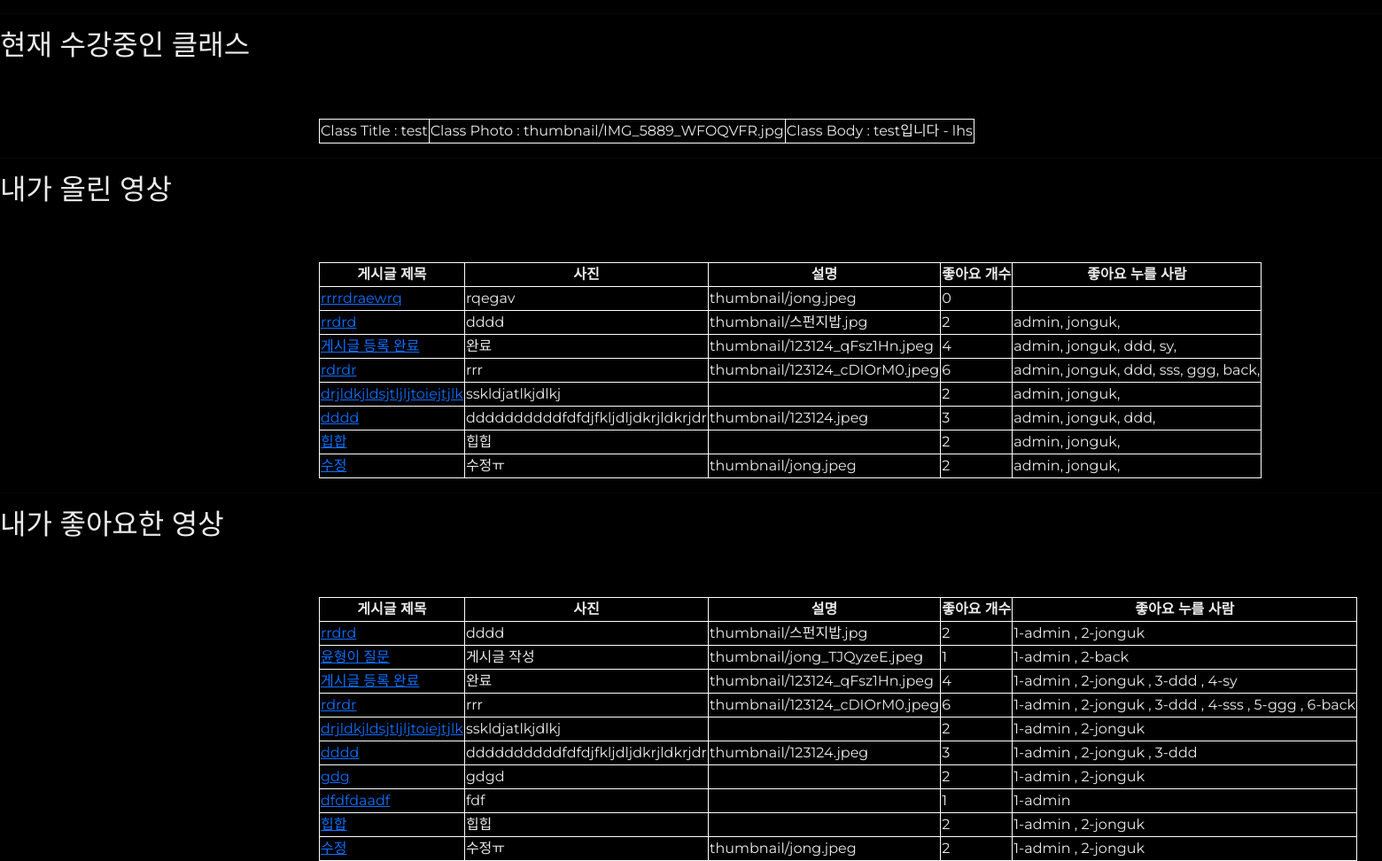
Before: /mypage/1 (signed in, middle part) with the older database file.
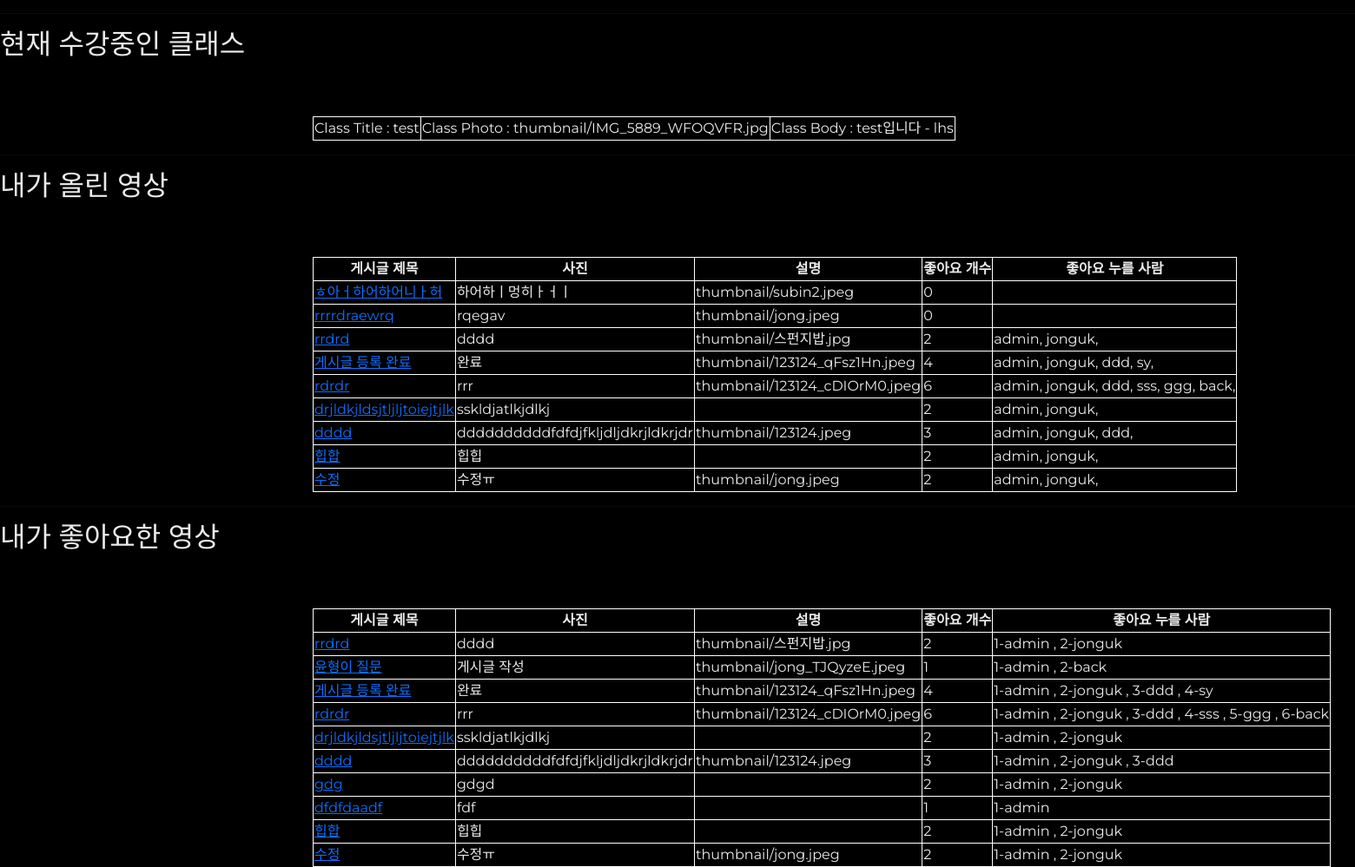
After: the same page with the newer database file.
### danceapp/models.py (models this page shows, shortened)
class Course(models.Model):
    userId = models.ForeignKey(userProfile, on_delete=models.CASCADE)
    title = models.CharField(max_length=200) # 제목
    body = models.TextField() # 게시물 설명
    uploadDate = models.DateTimeField(auto_now_add=True) # 처음 업로드 시간
    updateDate = models.DateTimeField(auto_now=True) # 수정 시간
    photo = models.ImageField(blank=True, null=True, upload_to='thumbnail') # 썸네일 # upload_to : static/blog_photo 로 저장해줘
    video = models.FileField(blank=True, null=True, upload_to='video') # 배포시에는 models.FilePathField()사용
    genreName = models.ForeignKey(Genre, null=True, on_delete=models.CASCADE) # 장르
    likes_user = models.ManyToManyField(userProfile, related_name='course_likes', blank=True) # 좋아요 누른 사람
    likes_count = models.PositiveIntegerField(default=0)
    register_user = models.ManyToManyField(userProfile, related_name='register_user', blank=True)
    register_count = models.PositiveIntegerField(default=0)
    maxRegCount = models.IntegerField(default=0, null=False)
    startDate = models.DateField(auto_now=False, auto_now_add=False)
    location = models.CharField(max_length=50, null=True)

class Post(models.Model):
    userId = models.ForeignKey(userProfile, on_delete=models.CASCADE) # 회원ID # User 모델의 pk를 가져옴
    title = models.CharField(max_length=200) # 제목
    body = models.TextField() # 게시물 설명
    uploadDate = models.DateTimeField(auto_now_add=True) # 처음 업로드 시간
    updateDate = models.DateTimeField(auto_now=True) # 수정 시간
    photo = models.ImageField(blank=True, null=True, upload_to='thumbnail') # 썸네일 # upload_to : static/blog_photo 로 저장해줘
    video = models.FileField(blank=True, null=True, upload_to='video') # 배포시에는 models.FilePathField()사용
    genreName = models.ForeignKey(Genre, null=True, on_delete=models.CASCADE) # 장르
    likes_user = models.ManyToManyField(userProfile, related_name='likes', blank=True) # 좋아요 누른 사람
    likes_count = models.PositiveIntegerField(default=0) # 좋아요 개수
    hits = models.PositiveIntegerField(default=0) # 조회수

### accounts/models.py (models this page shows, shortened)
class userProfile(AbstractUser):
    nickname = models.CharField(max_length=50, null=True, blank=True) # 실제 이름
    danceSkill = models.CharField(max_length=10 ,null=True, blank=True) # 상 중 하
    phoneNum = models.IntegerField(null=True, blank=True) # 핸드폰 번호
    gender = models.CharField(max_length=10 ,null=True, blank=True) # 성별
    createdAt = models.DateTimeField(auto_now_add=True) # 생성 일자
    birth = models.DateField(null=True, blank=True) # 생년월일
    profilephoto = models.ImageField(blank=True, null=True, upload_to='profilephoto') # 프사

### danceapp/views.py (the view)
# urls.py: path('mypage/<int:user_id>', views.mypage, name='mypage'),
def mypage(request, user_id):
    if request.user.is_authenticated:
        myposts = Post.objects.filter(userId=user_id).order_by('-uploadDate')
        myprofile = userProfile.objects.filter(id=user_id)
        mylikedvideo = Post.objects.filter(likes_user=user_id).order_by('-uploadDate')
        myregcourse = Course.objects.filter(register_user=user_id)
        context = {
            'posts':myposts,
            'myprofile':myprofile,
            'mylikedvideo':mylikedvideo,
            'myregcourse':myregcourse,
        }
        return render(request, 'mypage.html', context)

### danceapp/templates/mypage.html (shortened to what this page needs)
{% extends 'base.html' %}
{% block content %}
{% load static %}
<hr>
<h2>현재 수강중인 클래스</h2>
<table>
    {% for regcourse in myregcourse %}
    <tr>
        <td>Class Title : {{ regcourse.title }}</td>
        <td>Class Photo : {{ regcourse.photo }}</td>
        <td>Class Body : {{ regcourse.body }}</td>
    </tr>
    {% endfor %}
</table>
<hr>
<h2>내가 올린 영상</h2>
<table>
    <tr>
        <th>게시글 제목</th>
        <th>사진</th>
        <th>설명</th>
        <th>좋아요 개수</th>
        <th>좋아요 누를 사람</th>
    </tr>
    {% for post in posts %}
    <tr>
        <td><a href="{% url 'post_detail' post.id %}">{{ post.title }}</a></td>
        <td>{{ post.body }}</td>
        <td>{{ post.photo }}</td>
        <td>{{ post.likes_count }}</td>
        <td>
            {% for i in post.likes_user.all %}
            {{ i.username }},
            {% endfor %}
        </td>
    </tr>
    {% endfor %}
</table>
<hr>
<h2>내가 좋아요한 영상</h2>
<table>
    <tr>
        <th>게시글 제목</th>
        <th>사진</th>
        <th>설명</th>
        <th>좋아요 개수</th>
        <th>좋아요 누를 사람</th>
    </tr>
    {% for likedvideo in mylikedvideo %}
    <tr>
        <td><a href="{% url 'post_detail' likedvideo.id %}">{{ likedvideo.title }}</a></td>
        <td>{{ likedvideo.body }}</td>
        <td>{{ likedvideo.photo }}</td>
        <td>{{ likedvideo.likes_count }}</td>
        <td>
            {% for i in likedvideo.likes_user.all %}
            {{ forloop.counter }}-{{ i.username }}
            {% if not forloop.last %},{% endif %}
            {% endfor %}
        </td>
    </tr>
    {% endfor %}
</table>
{% endblock %}

Changed rows visible on the page:
added Post: title "ㅎ아ㅓ하어하어니ㅏ허", body "하어하ㅣ멍히ㅏㅓㅣ", photo "thumbnail/subin2.jpeg", likes_count "0", shown under "내가 올린 영상"
